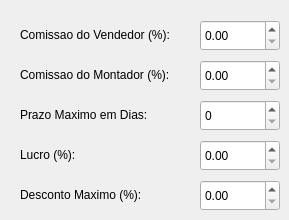
    <widget class="QWidget" name="tab_3">
     <attribute name="title">
      <string>Financeiro</string>
     </attribute>
     <widget class="QLabel" name="label_40">
      <property name="geometry">
       <rect>
        <x>20</x>
        <y>20</y>
        <width>170</width>
        <height>30</height>
       </rect>
      </property>
      <property name="styleSheet">
       <string notr="true"/>
      </property>
      <property name="text">
       <string>Comissao do Vendedor (%):</string>
      </property>
     </widget>
     <widget class="QLabel" name="label_41">
      <property name="geometry">
       <rect>
        <x>20</x>
        <y>60</y>
        <width>170</width>
        <height>30</height>
       </rect>
      </property>
      <property name="styleSheet">
       <string notr="true"/>
      </property>
      <property name="text">
       <string>Comissao do Montador (%):</string>
      </property>
     </widget>
     <widget class="QLabel" name="label_42">
      <property name="geometry">
       <rect>
        <x>20</x>
        <y>100</y>
        <width>170</width>
        <height>30</height>
       </rect>
      </property>
      <property name="styleSheet">
       <string notr="true"/>
      </property>
      <property name="text">
       <string>Prazo Maximo em Dias:</string>
      </property>
     </widget>
     <widget class="QLabel" name="label_43">
      <property name="geometry">
       <rect>
        <x>20</x>
        <y>140</y>
        <width>170</width>
        <height>30</height>
       </rect>
      </property>
      <property name="styleSheet">
       <string notr="true"/>
      </property>
      <property name="text">
       <string>Lucro (%):</string>
      </property>
     </widget>
     <widget class="QLabel" name="label_45">
      <property name="geometry">
       <rect>
        <x>20</x>
        <y>180</y>
        <width>170</width>
        <height>30</height>
       </rect>
      </property>
      <property name="styleSheet">
       <string notr="true"/>
      </property>
      <property name="text">
       <string>Desconto Maximo (%):</string>
      </property>
     </widget>
     <widget class="QDoubleSpinBox" name="doubleSpinBox">
      <property name="geometry">
       <rect>
        <x>200</x>
        <y>20</y>
        <width>80</width>
        <height>31</height>
       </rect>
      </property>
      <property name="styleSheet">
       <string notr="true"/>
      </property>
     </widget>
     <widget class="QDoubleSpinBox" name="doubleSpinBox_3">
      <property name="geometry">
       <rect>
        <x>200</x>
        <y>60</y>
        <width>80</width>
        <height>31</height>
       </rect>
      </property>
      <property name="styleSheet">
       <string notr="true"/>
      </property>
     </widget>
     <widget class="QDoubleSpinBox" name="doubleSpinBox_4">
      <property name="geometry">
       <rect>
        <x>200</x>
        <y>140</y>
        <width>80</width>
        <height>31</height>
       </rect>
      </property>
      <property name="styleSheet">
       <string notr="true"/>
      </property>
     </widget>
     <widget class="QDoubleSpinBox" name="doubleSpinBox_6">
      <property name="geometry">
       <rect>
        <x>200</x>
        <y>180</y>
        <width>80</width>
        <height>31</height>
       </rect>
      </property>
      <property name="styleSheet">
       <string notr="true"/>
      </property>
     </widget>
     <widget class="QDoubleSpinBox" name="doubleSpinBox_22">
      <property name="geometry">
       <rect>
        <x>200</x>
        <y>100</y>
        <width>80</width>
        <height>31</height>
       </rect>
      </property>
      <property name="styleSheet">
       <string notr="true"/>
      </property>
      <property name="decimals">
       <number>0</number>
      </property>
     </widget>
    </widget>
